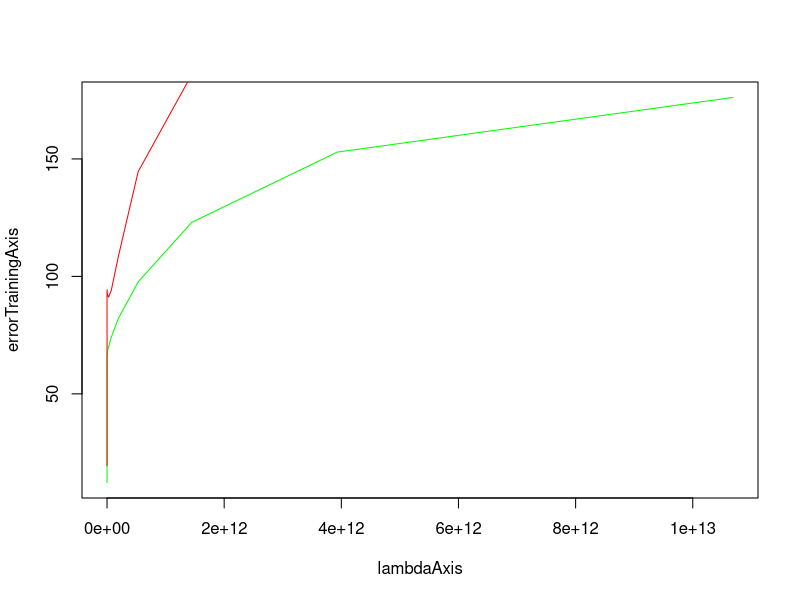

The R script that drew this image:
len = 18;
order = 10;
x <- vector("numeric", len);
y <- vector("numeric", len);

fun <- function(x){ 0.5*x^4 + 4*x^3 - 5*x^2 + 10};

for(i in 1:len){
  ranNr <- runif(1, -5.0, 5.0);
  x[i] <- ranNr;
  y[i] <- fun(ranNr) + rnorm(1)*20;
}


basisFunction <- function(x, i){x^i}

linReg <- function(len, order, x, y, lambda){
  Phi <- matrix(0, len, order);
  
  for(i in 1:len){
    for(j in 0:(order-1)){
      Phi[i,j+1] <- basisFunction(x[i], j);
    }
  }
  
  Phi_T <- t(Phi);
  Phi_reg <- Phi_T%*%Phi + lambda*diag(order);
  Phi_t <- solve(Phi_reg)%*%Phi_T;
  w <- Phi_t%*%y;
  
  return(w);
}

reg <- function(x, w){
  y = 0;
  for(i in 0:(order-1)){
    y = y + w[i+1]*x^i;
  }
  return(y)
}


errorFunction <- function(x, w, lambda, len){
  result = 0;
  for(n in 1:len){
    result = result + (reg(x[n], w) - fun(x[n]))^2 #+ lambda/2 * (t(w)%*%w);
  }
  result = result + lambda/2 * (t(w)%*%w);
  return(0.5*result)
}

lambdaAxis <- vector("numeric", 81);
errorTrainingAxis <- vector("numeric", 81);
errorTestAxis <- vector("numeric", 81);
index = 1;

for(l in -50:30){
  lambda = exp(l);
  print(lambda)
  errorTraining = 0;
  errorTest = 0;
  
  for(i in 1:(len/3)){
    k = 1;
    trainingValues = vector("numeric", len-3);
    trainingTargetValues = vector("numeric", len-3);
    
    testValues = vector("numeric", 3);
    
    for(j in 1:(len-3)){
      if(j == ((i-1)*3)+1){
        testValues[1] = x[k];
        testValues[2] = x[k+1];
        testValues[3] = x[k+2];
        k = k+3;
      }
      trainingValues[j] = x[k];
      trainingTargetValues[j] = y[k];
      k = k+1;
    }
    if(testValues[1] == 0){
      testValues[1] = x[len-2];
      testValues[2] = x[len-1];
      testValues[3] = x[len];
    }
    
    vectorW = linReg(len-3, order, trainingValues, trainingTargetValues, lambda);

    errorTrainingTmp = errorFunction(trainingValues, vectorW, lambda, len-3);
    errorTraining = errorTraining + sqrt(2*errorTrainingTmp/(len-3));

    errorTestTmp = errorFunction(testValues, vectorW, lambda, 3);
    errorTest = errorTest + sqrt(2*errorTestTmp/3);
  }
  
  errorTraining = errorTraining/(len/3);
  errorTest = errorTest/(len/3);
  
  lambdaAxis[index] = lambda;
  errorTrainingAxis[index] = errorTraining;
  errorTestAxis[index] = errorTest;
  
  print(errorTraining);
  print(errorTest);
  index = index+1;
}

plot(lambdaAxis, errorTrainingAxis,col="green", type="l");
lines(lambdaAxis, errorTestAxis, col="red", type="l");
#lines(errorTestAxis, lambdaAxis, col="green", type="l")
